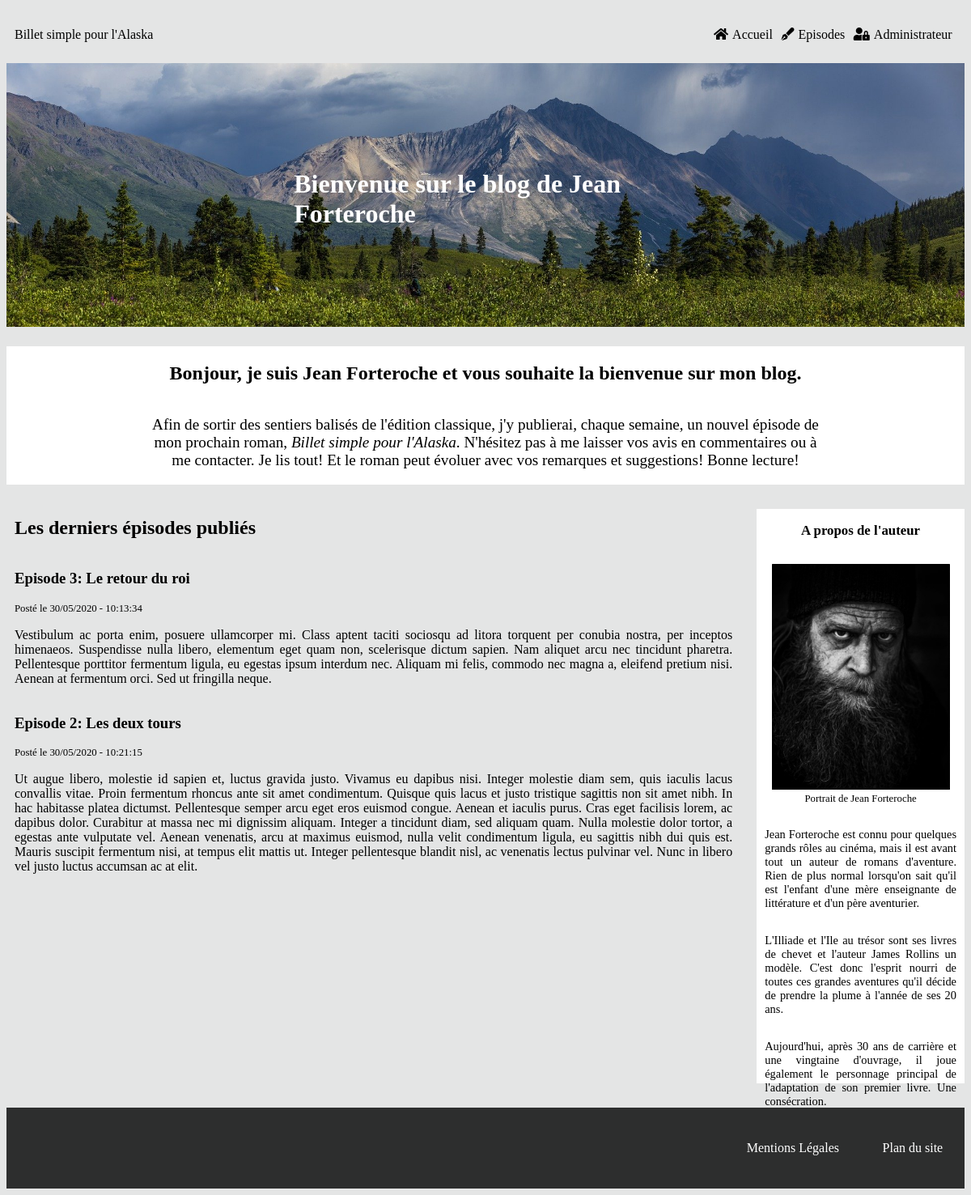
Before: / with the older database file.
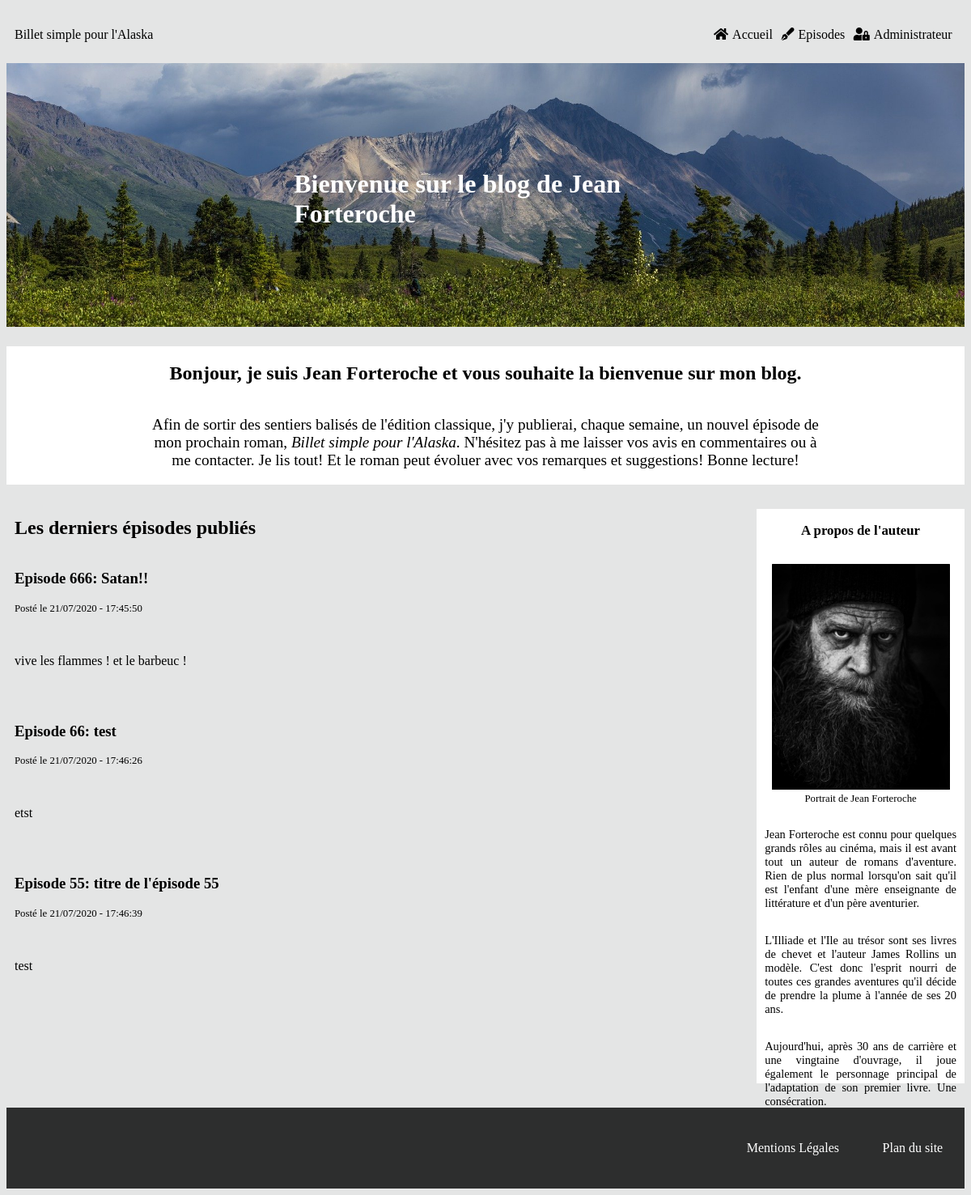
After: the same page with the newer database file.
### tables this page shows
CREATE TABLE IF NOT EXISTS `episodes` (
  `episode_id` tinyint(11) NOT NULL AUTO_INCREMENT,
  `numero_episode` int(11) NOT NULL,
  `episode_title` char(255) NOT NULL,
  `episode_content` text NOT NULL,
  `episode_date` datetime NOT NULL DEFAULT CURRENT_TIMESTAMP,
  PRIMARY KEY (`episode_id`),
  UNIQUE KEY `episode` (`numero_episode`)
);

### src/View/View.php (called while the page is built, shortened)
<?php
class View
{
    public function display(array $data, string $template, string $layout) : void
    {
        require_once($template);
        $content = ob_get_clean();
        require_once($layout);
    }
}

### src/Controller/FrontOffice/PostController.php (called while the page is built, shortened)
<?php
class PostController
{
    private $postManager;
    private $view;
    private $layout;
    private $frontTemplate;
    public function __construct(PostManager $postManager, View $view, CommentManager $commentManager)
    {
        $this->postManager = $postManager;
        $this->view = $view;
        $this->frontTemplate = '../templates/frontoffice/';
        $this->layout = '../templates/frontOffice/layout.html.php';
    }
    public function displayHome() : void
    {
        $data = $this->postManager->getThreeEpisodes();
        $template = $this->frontTemplate.'home.html.php';
        $this->view->display($data, $template, $this->layout);
    }
}

### public/index.php (called while the page is built, shortened)
<?php
$router = new Router();
$router->run();

### src/Model/PostManager.php (called while the page is built, shortened)
<?php
class PostManager
{
    private $database;
    public function __construct(Database $database)
    {
        $this->database = $database->databaseConnect();
    }
    public function getThreeEpisodes() : array
    {
        $request = $this->database->prepare("SELECT *, DATE_FORMAT(episode_date, '%d/%m/%Y - %H:%i:%s') AS episode_date
            FROM episodes
            ORDER BY numero_episode
            DESC LIMIT 0, 3 ");
        $request->execute();
        return $request->fetchAll();
    }
}

### src/Service/Database.php (called while the page is built, shortened)
<?php
class Database
{
    private $servor = 'mysql:dbname=jean_forteroche;host=localhost;port=3308;chartset=utf-8';
    private $user = 'root';
    private $password = '';
    public function databaseConnect() : object
    {
        return new \PDO($this->servor, $this->user, $this->password);
    }
}

### Templates/Frontoffice/home.html.php (the view)
<h2>Les derniers épisodes publiés</h2>
<?php foreach ($data as $entry) {?>
    <article>
        <a href='index.php?action=post&id=<?=$entry['episode_id']?>'>
            <h3 class='episode_title'>Episode <?=$entry['numero_episode']?>: <?=$entry['episode_title']?></h3>
        </a>
        <span class='post_date'>Posté le <?=$entry['episode_date']?></span>
        <p><?=$entry['episode_content']?></p>
    </article>
<?php
}?>

### src/Service/Router.php (shortened to what this page needs)
<?php
class Router
{
    private $postController;
    private $get;
    public function __construct()
    {
        $this->database = new Database();
        $this->postManager = new PostManager($this->database);
        $this->commentManager = new CommentManager($this->database);
        $this->view = new View();
        $this->postController = new PostController($this->postManager, $this->view, $this->commentManager);
        $this->get = $_GET;
    }
    public function run(): void
    {
        if (empty($this->get)) {
            $this->postController->displayHome();
        }
    }
}

### Templates/Frontoffice/layout.html.php (shortened to what this page needs)
<!DOCTYPE html>
<html lang="fr">
	<head>
		<link rel="stylesheet" href="css/style.css" />
		<link rel="stylesheet" href="fontawesome/css/all.css" />
	</head>
	<body>
		<header>
			<div class="headband">
				<a class="logo" href="index.php">Billet simple pour l'Alaska</a>
				<nav class='front_nav'>
					<div class="menu_container">
						<ul class="menu">
							<li><a href="index.php"><i class="fas fa-home"></i>Accueil</a></li>
							<li><a href="index.php?action=get_all"><i class="fas fa-pen-fancy"></i>Episodes</a></li>
							<li><a href="index.php?action=backoffice"><i class="fas fa-user-lock"></i>Administrateur</a></li>
						</ul>
					</div>
				</nav>
			</div>
			<img class="header_img" src="../public/images/landscape_01.jpg" alt="aurore boréale en alaska" />
			<h1>Bienvenue sur le blog de Jean Forteroche</h1>
		</header>
		<section class="welcoming_text">
			<h2>Bonjour, je suis Jean Forteroche et vous souhaite la bienvenue sur mon blog.</h2>
			<p>Afin de sortir des sentiers balisés de l'édition classique, j'y publierai, chaque semaine, un nouvel épisode de mon prochain roman,
				<span id="titre">Billet simple pour l'Alaska</span>.
				N'hésitez pas à me laisser vos avis en commentaires ou à me contacter. Je lis tout! Et le roman peut évoluer avec vos remarques et suggestions!
				Bonne lecture!
			</p>
		</section>
		<main class='front_content'>
			<section class="last_episodes">
				<?=$content?>
			</section>
			<aside class="about_me">
				<h3>A propos de l'auteur</h3>
				<figure>
					<img class="portrait" src="../public/images/portrait.jpg" alt="Portrait de Jean Forteroche" />
					<figcaption>Portrait de Jean Forteroche</figcaption>
				</figure>
				<p>Jean Forteroche est connu pour quelques grands rôles au cinéma, mais il est avant tout un auteur de romans d'aventure.
					Rien de plus normal lorsqu'on sait qu'il est l'enfant d'une mère enseignante de littérature et d'un père aventurier.</p>
				<p>L'Illiade et l'Ile au trésor sont ses livres de chevet et l'auteur James Rollins un modèle. C'est donc l'esprit nourri de toutes
					ces grandes aventures qu'il décide de prendre la plume à l'année de ses 20 ans.</p>
				<p>Aujourd'hui, après 30 ans de carrière et une vingtaine d'ouvrage, il joue également le personnage principal de l'adaptation de son premier livre. Une consécration.</p>
			</aside>
		</main>
		<footer>
			<div class="footer_links">
				<a href="mentions.html">Mentions Légales</a>
				<a href="site_plan.html">Plan du site</a>
			</div>
		</footer>
	</body>
</html>

### public/css/style.css (style rules this page uses)
html { font-family: aileron; background-color: #e4e5e5; }
a { text-decoration: none; color: black; }
header { position: relative; }
.header_img { width: 100%; }
.headband { display: flex; width: 100%; height: 70px; justify-content: space-between; align-items: center; }
.logo { padding-left: 10px; }
.front_nav { width: 30%; }
.menu { box-sizing: border-box; padding-right: 10px; display: flex; justify-content: space-around; list-style-type: none; }
.menu li i { margin-right: 5px; }
#titre { font-style: italic; }
header h1 { width: 40%; height: 10%; font-size: 2rem; position: absolute; left: 30%; top: 45%; font-weight: bold; color: white; }
.welcoming_text { width: 100%; margin-top: 20px; display: flex; flex-direction: column; align-items: center; background-color: white; }
.welcoming_text p { width: 70%; font-size: 1.2rem; text-align: center; }
.front_content { width: 100%; }
.about_me { width: 20%; margin-left: 20px; margin-top: 20px; margin-bottom: 20px; height: 700px; padding: 10px; padding-top: 0; text-align: justify; font-size: 0.9rem; display: flex; flex-direction: column; align-items: center; background-color: white; }
.portrait { width: 220px; }
figcaption { text-align: center; font-size: 0.8rem; }
.last_episodes { width: 77%; padding: 10px; border-radius: 15px; display: flex; flex-direction: column; }
.post_date { font-size: 0.8rem; }
article { display: flex; flex-direction: column; }
article p { text-align: justify; }
.front_content { margin-top: 10px; display: flex; justify-content: space-between; }
footer { margin-top: 10px; width: 100%; height: 100px; background-color: rgba(0, 0, 0, 0.8); display: flex; align-items: center; justify-content: right; }
.footer_links { width: 25%; display: flex; justify-content: space-around; }
.footer_links a { color: white; }

Changed rows visible on the page:
no longer on this page (row unchanged): episodes: numero_episode "3", episode_title "Le retour du roi", episode_date "30/05/2020 - 10:13:34", episode_content "Vestibulum ac porta enim, posuere ullamcorper mi. Class aptent taciti sociosqu ad litora torquent per conubia nostra, per inceptos himenaeos. Suspendisse nulla libero, elementum eget quam non, scelerisque dictum sapien. Nam aliquet arcu nec tincidunt pharetra. Pellentesque porttitor fermentum ligula, eu egestas ipsum interdum nec. Aliquam mi felis, commodo nec magna a, eleifend pretium nisi. Aenean at fermentum orci. Sed ut fringilla neque."
no longer on this page (row unchanged): episodes: numero_episode "2", episode_title "Les deux tours", episode_date "30/05/2020 - 10:21:15", episode_content "Ut augue libero, molestie id sapien et, luctus gravida justo. Vivamus eu dapibus nisi. Integer molestie diam sem, quis iaculis lacus convallis vitae. Proin fermentum rhoncus ante sit amet condimentum. Quisque quis lacus et justo tristique sagittis non sit amet nibh. In hac habitasse platea dictumst. Pellentesque semper arcu eget eros euismod congue. Aenean et iaculis purus. Cras eget facilisis lorem, ac dapibus dolor. Curabitur at massa nec mi dignissim aliquam. Integer a tincidunt diam, sed aliquam quam. Nulla molestie dolor tortor, a egestas ante vulputate vel. Aenean venenatis, arcu at maximus euismod, nulla velit condimentum ligula, eu sagittis nibh dui quis est. Mauris suscipit…"
added episodes: numero_episode "666", episode_title "Satan!!", episode_date "21/07/2020 - 17:45:50", episode_content "vive les flammes ! et le barbeuc !"
added episodes: numero_episode "66", episode_title "test", episode_date "21/07/2020 - 17:46:26", episode_content "etst"
added episodes: numero_episode "55", episode_title "titre de l'épisode 55", episode_date "21/07/2020 - 17:46:39", episode_content "test"
